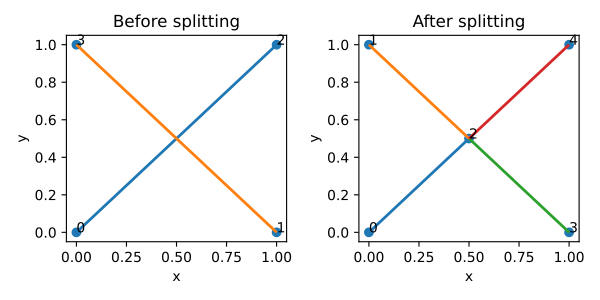

The Python source for this figure:
from utils import plotting
from data import Lattice
import matplotlib.pyplot as plt
nodes = [[0,0,0],[1,0,0],[1,1,0],[0,1,0]]
edges = [[0,2],[1,3]]
lat = Lattice(nodal_positions=nodes, edge_adjacency=edges)
fig, axes = plt.subplots(ncols=2, figsize=(6,3))
plotting.plot_unit_cell_2d(lat, ax=axes[0])
edge_intersections = lat.find_edge_intersections()
lat.split_edges_by_points(edge_intersections)
plotting.plot_unit_cell_2d(lat, ax=axes[1])
axes[0].set_title('Before splitting')
axes[1].set_title('After splitting')
fig.tight_layout()
axes
